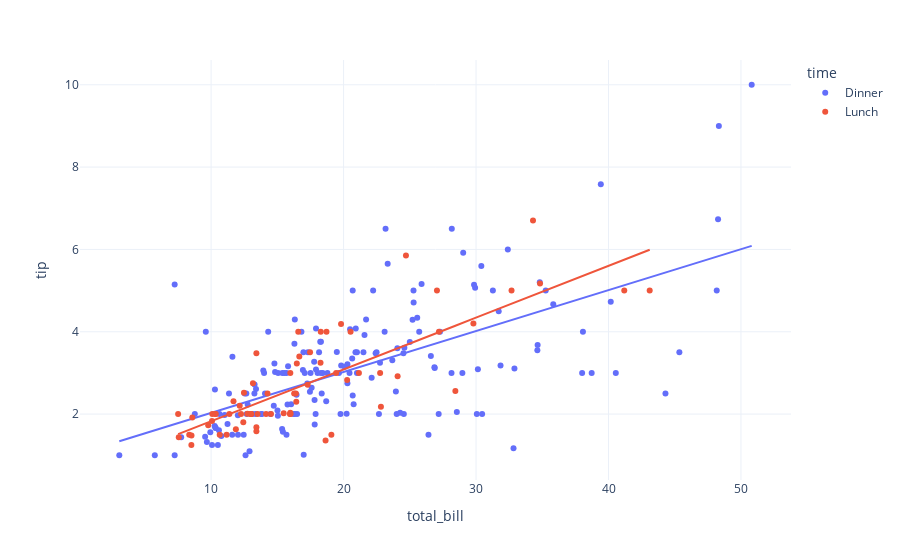

Here is the notebook cell this chart was saved with:
### Code cell
px.scatter(data,x='total_bill',y='tip',template='plotly_white',color='time',trendline='ols')

### Figure 1 — Plotly figure (JSON) as saved in the notebook; plotly's stock layout.template omitted (floating-point values rounded to 4 significant figures; data arrays with more than 128 entries replaced by an {"elided": "..."} marker saying what was removed)
{"data": [{"hovertemplate": "time=Dinner<br>total_bill=%{x}<br>tip=%{y}<extra></extra>", "legendgroup": "Dinner", "marker": {"color": "#636efa", "symbol": "circle"}, "mode": "markers", "name": "Dinner", "orientation": "v", "showlegend": true, "type": "scatter", "x": {"elided": "176 float values"}, "xaxis": "x", "y": {"elided": "176 float values"}, "yaxis": "y"}, {"hovertemplate": "<b>OLS trendline</b><br>tip = 0.0994262 * total_bill + 1.03489<br>R<sup>2</sup>=0.400526<br><br>time=Dinner<br>total_bill=%{x}<br>tip=%{y} <b>(trend)</b><extra></extra>", "legendgroup": "Dinner", "marker": {"color": "#636efa", "symbol": "circle"}, "mode": "lines", "name": "Dinner", "showlegend": false, "type": "scatter", "x": {"elided": "176 float values"}, "xaxis": "x", "y": {"elided": "176 float values"}, "yaxis": "y"}, {"hovertemplate": "time=Lunch<br>total_bill=%{x}<br>tip=%{y}<extra></extra>", "legendgroup": "Lunch", "marker": {"color": "#EF553B", "symbol": "circle"}, "mode": "markers", "name": "Lunch", "orientation": "v", "showlegend": true, "type": "scatter", "x": [27.2, 22.76, 17.29, 19.44, 16.66, 10.07, 32.68, 15.98, 34.83, 13.03, 18.28, 24.71, 21.16, 10.65, 12.43, 24.08, 11.69, 13.42, 14.26, 15.95, 12.48, 29.8, 8.52, 14.52, 11.38, 22.82, 19.08, 20.27, 11.17, 12.26, 18.26, 8.51, 10.33, 14.15, 16, 13.16, 17.47, 34.3, 41.19, 27.05, 16.43, 8.35, 18.64, 11.87, 9.78, 7.51, 19.81, 28.44, 15.48, 16.58, 7.56, 10.34, 43.11, 13, 13.51, 18.71, 12.74, 13, 16.4, 20.53, 16.47, 12.16, 13.42, 8.58, 15.98, 13.42, 16.27, 10.09], "xaxis": "x", "y": [4, 3, 2.71, 3, 3.4, 1.83, 5, 2.03, 5.17, 2, 4, 5.85, 3, 1.5, 1.8, 2.92, 2.31, 1.68, 2.5, 2, 2.52, 4.2, 1.48, 2, 2, 2.18, 1.5, 2.83, 1.5, 2, 3.25, 1.25, 2, 2, 2, 2.75, 3.5, 6.7, 5, 5, 2.3, 1.5, 1.36, 1.63, 1.73, 2, 4.19, 2.56, 2.02, 4, 1.44, 2, 5, 2, 2, 4, 2.01, 2, 2.5, 4, 3.23, 2.2, 3.48, 1.92, 3, 1.58, 2.5, 2], "yaxis": "y"}, {"hovertemplate": "<b>OLS trendline</b><br>tip = 0.125853 * total_bill + 0.567362<br>R<sup>2</sup>=0.648708<br><br>time=Lunch<br>total_bill=%{x}<br>tip=%{y} <b>(trend)</b><extra></extra>", "legendgroup": "Lunch", "marker": {"color": "#EF553B", "symbol": "circle"}, "mode": "lines", "name": "Lunch", "showlegend": false, "type": "scatter", "x": [7.51, 7.56, 8.35, 8.51, 8.52, 8.58, 9.78, 10.07, 10.09, 10.33, 10.34, 10.65, 11.17, 11.38, 11.69, 11.87, 12.16, 12.26, 12.43, 12.48, 12.74, 13, 13, 13.03, 13.16, 13.42, 13.42, 13.42, 13.51, 14.15, 14.26, 14.52, 15.48, 15.95, 15.98, 15.98, 16, 16.27, 16.4, 16.43, 16.47, 16.58, 16.66, 17.29, 17.47, 18.26, 18.28, 18.64, 18.71, 19.08, 19.44, 19.81, 20.27, 20.53, 21.16, 22.76, 22.82, 24.08, 24.71, 27.05, 27.2, 28.44, 29.8, 32.68, 34.3, 34.83, 41.19, 43.11], "xaxis": "x", "y": [1.513, 1.519, 1.618, 1.638, 1.64, 1.647, 1.798, 1.835, 1.837, 1.867, 1.869, 1.908, 1.973, 2.0, 2.039, 2.061, 2.098, 2.11, 2.132, 2.138, 2.171, 2.203, 2.203, 2.207, 2.224, 2.256, 2.256, 2.256, 2.268, 2.348, 2.362, 2.395, 2.516, 2.575, 2.578, 2.578, 2.581, 2.615, 2.631, 2.635, 2.64, 2.654, 2.664, 2.743, 2.766, 2.865, 2.868, 2.913, 2.922, 2.969, 3.014, 3.061, 3.118, 3.151, 3.23, 3.432, 3.439, 3.598, 3.677, 3.972, 3.991, 4.147, 4.318, 4.68, 4.884, 4.951, 5.751, 5.993], "yaxis": "y"}], "layout": {"legend": {"title": {"text": "time"}, "tracegroupgap": 0}, "margin": {"t": 60}, "xaxis": {"anchor": "y", "domain": [0, 1], "title": {"text": "total_bill"}}, "yaxis": {"anchor": "x", "domain": [0, 1], "title": {"text": "tip"}}}}
